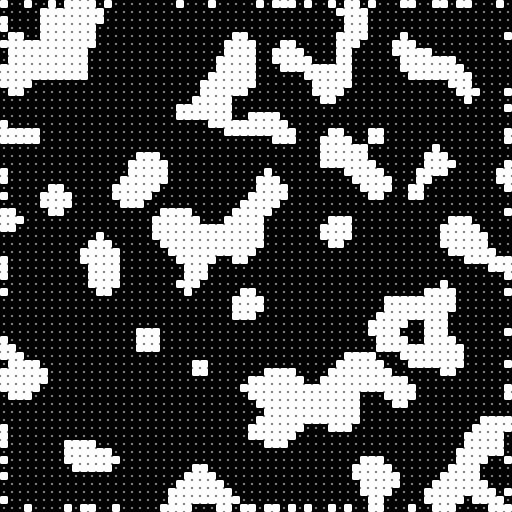
#> input picture ascii_training_data/cave_0.png, 1024 x 1024 px (shown at 1/2 size)
$ python -i preprocessing.py   (imports and definitions only)   (older library calls are emulated)
#> lines starting #> are read from the running program, lines starting #| are printed output that depends on the picture
#> further down, picture is the input picture: PIL image 1024x1024 L; 15.3% white in thin lines or dots
"""
Image Preprocessing Utilities

Provides image preprocessing functions for ASCII art generation:
- Edge detection (Canny, Sobel)
- Contrast enhancement
- Resizing with aspect ratio preservation
- Binary thresholding
"""

from typing import Optional, Tuple
import numpy as np
import cv2
from PIL import Image


def apply_canny_edge(
    image: np.ndarray,
    low_threshold: int = 50,
    high_threshold: int = 150,
) -> np.ndarray:
    """
    Apply Canny edge detection.

    Args:
        image: Grayscale image (0-255)
        low_threshold: Lower threshold for hysteresis
        high_threshold: Upper threshold for hysteresis

    Returns:
        Binary edge image (0 or 255)
    """
    if len(image.shape) == 3:
        image = cv2.cvtColor(image, cv2.COLOR_BGR2GRAY)

    return cv2.Canny(image, low_threshold, high_threshold)


# [34 lines left out: function apply_sobel_edge, not called in this run]


def enhance_contrast(
    image: np.ndarray,
    clip_limit: float = 2.0,
    tile_grid_size: Tuple[int, int] = (8, 8),
) -> np.ndarray:
    """
    Enhance contrast using CLAHE (Contrast Limited Adaptive Histogram Equalization).

    Args:
        image: Grayscale image
        clip_limit: Threshold for contrast limiting
        tile_grid_size: Size of grid for equalization

    Returns:
        Contrast-enhanced image
    """
    if len(image.shape) == 3:
        image = cv2.cvtColor(image, cv2.COLOR_BGR2GRAY)

    clahe = cv2.createCLAHE(clipLimit=clip_limit, tileGridSize=tile_grid_size)
    return clahe.apply(image)


def resize_for_ascii(
    image: Image.Image,
    char_width: int = 80,
    char_height: Optional[int] = None,
    tile_size: Tuple[int, int] = (10, 16),
    maintain_aspect: bool = True,
) -> Image.Image:
    """
    Resize image to fit the target ASCII dimensions.

    Args:
        image: PIL Image to resize
        char_width: Target width in characters
        char_height: Target height in characters (auto if None)
        tile_size: Size of each character tile (width, height)
        maintain_aspect: Whether to maintain aspect ratio

    Returns:
        Resized PIL Image
    """
#> called with char_width = 80, tile_size = (10, 16), maintain_aspect = True
    tile_w, tile_h = tile_size
    target_width = char_width * tile_w

    if maintain_aspect:
        # Calculate height to maintain aspect ratio
        # Account for character aspect ratio (tiles are taller than wide)
        aspect_ratio = image.width / image.height
#> aspect_ratio = 1
        char_aspect = tile_w / tile_h

        # Adjust for terminal display (characters are ~2x taller than wide visually)
        adjusted_height = int(target_width / aspect_ratio * char_aspect)
#> adjusted_height = 500

        # Round to multiple of tile height
        adjusted_height = (adjusted_height // tile_h) * tile_h
#> adjusted_height = 496

        if char_height is not None:
            target_height = min(char_height * tile_h, adjusted_height)
        else:
            target_height = adjusted_height
#> target_height = 496
    else:
        target_height = (char_height or 40) * tile_h

    return image.resize((target_width, target_height), Image.Resampling.LANCZOS)
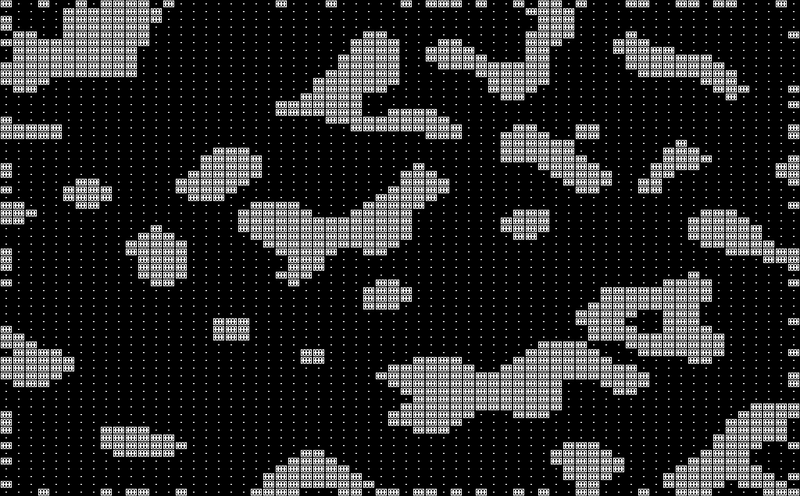
#> returned value: PIL image 800x496 L; min 0, max 255, mean 39.8


# [48 lines left out: functions apply_threshold, apply_adaptive_threshold, not called in this run]


def preprocess_for_structure(
    image: Image.Image,
    char_width: int = 80,
    edge_method: str = "canny",
    enhance_before_edge: bool = True,
) -> Tuple[Image.Image, np.ndarray]:
    """
    Full preprocessing pipeline for structure-based ASCII art.

    Args:
        image: Input PIL Image
        char_width: Target width in characters
        edge_method: "canny" or "sobel"
        enhance_before_edge: Apply contrast enhancement before edges

    Returns:
        Tuple of (resized image, edge image array)
    """
    # Resize
    resized = resize_for_ascii(image, char_width=char_width)

    # Convert to grayscale array
    gray = np.array(resized.convert('L'))

    # Enhance contrast
    if enhance_before_edge:
        gray = enhance_contrast(gray)

    # Edge detection
    if edge_method == "canny":
        edges = apply_canny_edge(gray)
#> in apply_canny_edge, `return cv2.Canny(image, low_threshold, high_threshold)`:
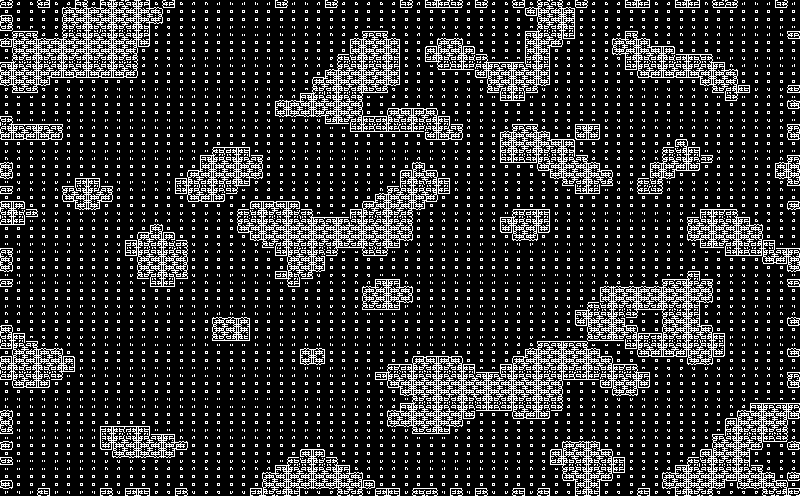
#> returned value: shape (496, 800); 18.5% white in thin lines or dots
    elif edge_method == "sobel":
        edges = apply_sobel_edge(gray, threshold=0.3)
    else:
        edges = gray

    return resized, edges

>>> from PIL import Image
>>> picture = Image.open('../ascii_training_data/cave_0.png')
>>> result = preprocess_for_structure(picture)

$ run again, on ascii_training_data/cave_1.png
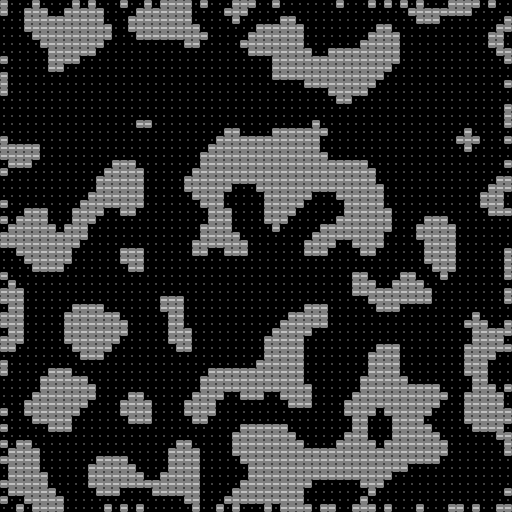
#> input picture ascii_training_data/cave_1.png, 1024 x 1024 px (shown at 1/2 size)
#> picture is the input picture: PIL image 1024x1024 L; 19.4% white in thin lines or dots
#> in resize_for_ascii, `return image.resize((target_width, target_height), Image.Resampling.LA..`:
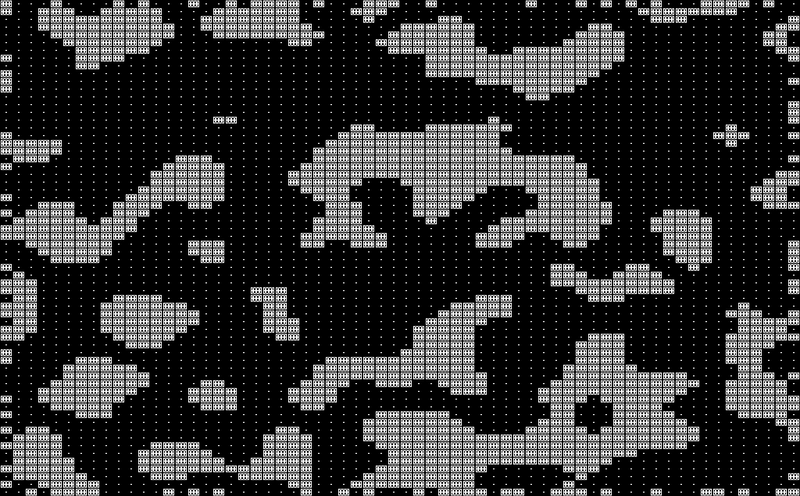
#> returned value: PIL image 800x496 L; min 0, max 255, mean 50.5
#> in apply_canny_edge, `return cv2.Canny(image, low_threshold, high_threshold)`:
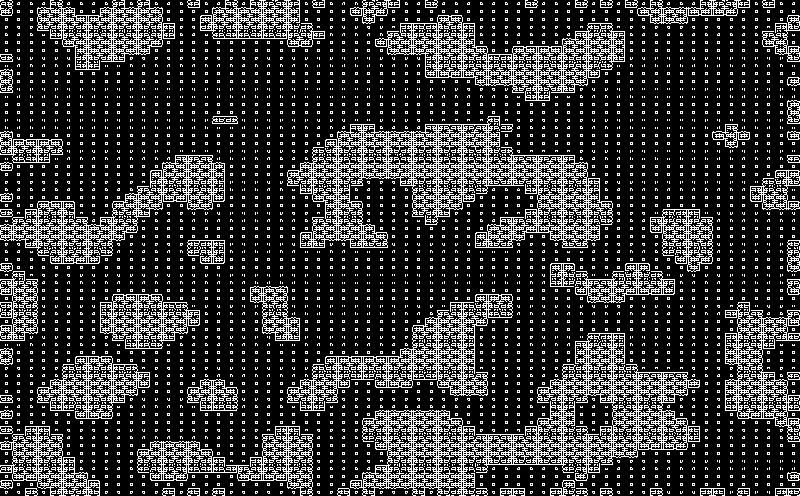
#> returned value: shape (496, 800); 22% white in thin lines or dots

$ run again, on ascii_training_data/cave_10.png
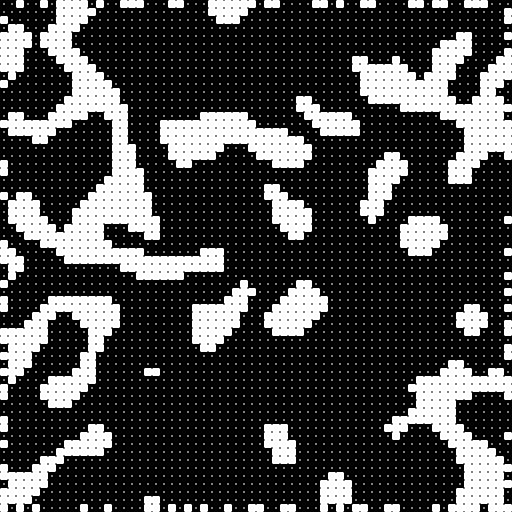
#> input picture ascii_training_data/cave_10.png, 1024 x 1024 px (shown at 1/2 size)
#> picture is the input picture: PIL image 1024x1024 L; 15.4% white in thin lines or dots
#> in resize_for_ascii, `return image.resize((target_width, target_height), Image.Resampling.LA..`:
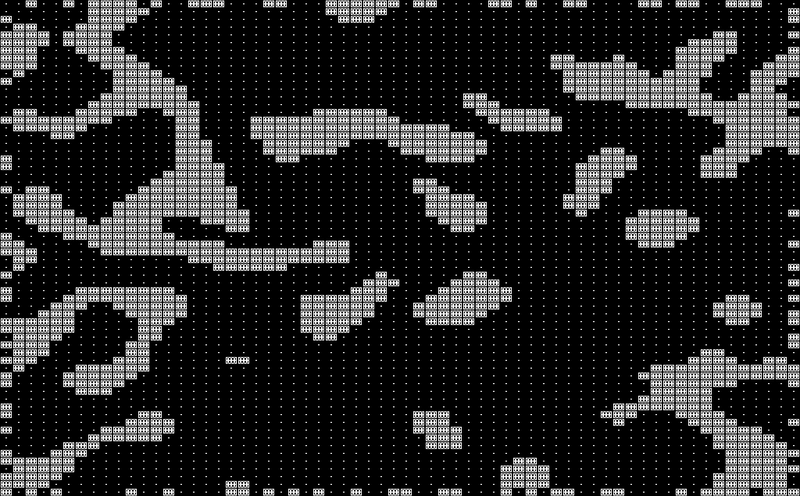
#> returned value: PIL image 800x496 L; min 0, max 255, mean 40.2
#> in apply_canny_edge, `return cv2.Canny(image, low_threshold, high_threshold)`:
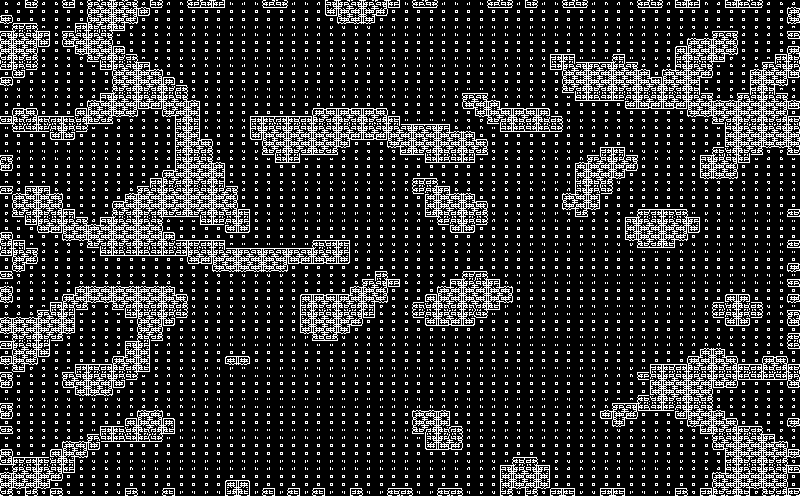
#> returned value: shape (496, 800); 18.7% white in thin lines or dots

$ run again, on ascii_training_data/cave_11.png
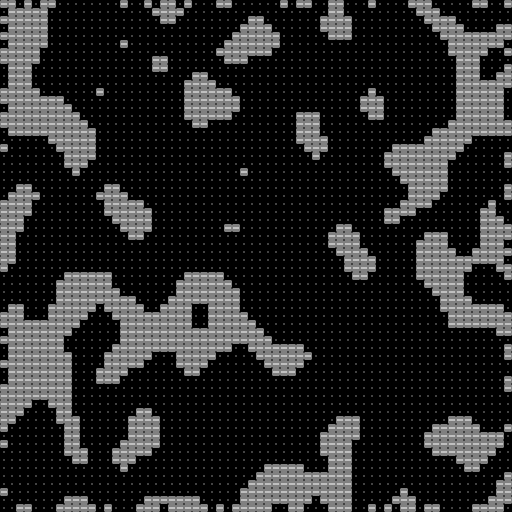
#> input picture ascii_training_data/cave_11.png, 1024 x 1024 px (shown at 1/2 size)
#> picture is the input picture: PIL image 1024x1024 L; 16.2% white in thin lines or dots
#> in resize_for_ascii, `return image.resize((target_width, target_height), Image.Resampling.LA..`:
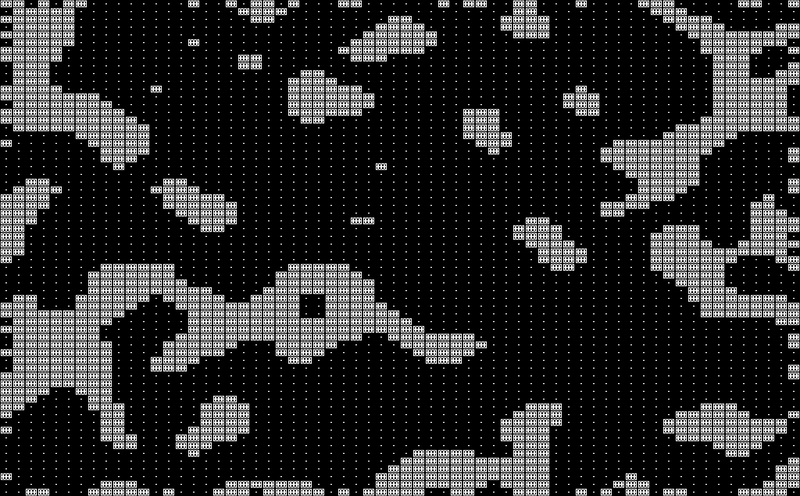
#> returned value: PIL image 800x496 L; min 0, max 255, mean 42.1
#> in apply_canny_edge, `return cv2.Canny(image, low_threshold, high_threshold)`:
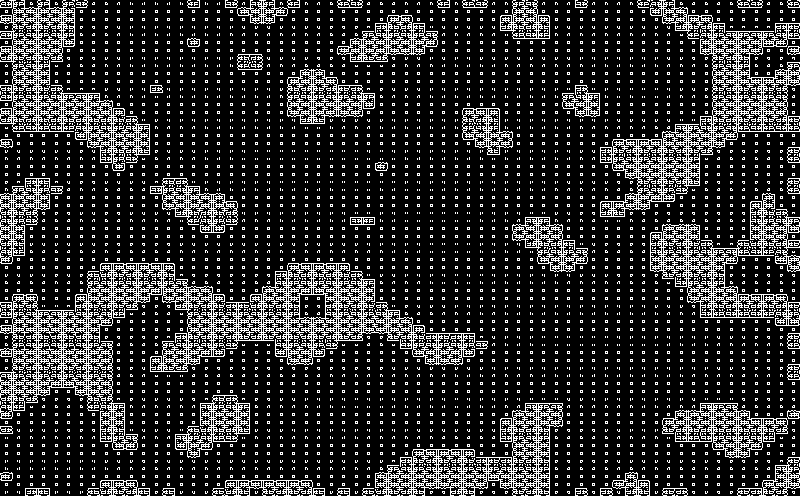
#> returned value: shape (496, 800); 19.2% white in thin lines or dots
